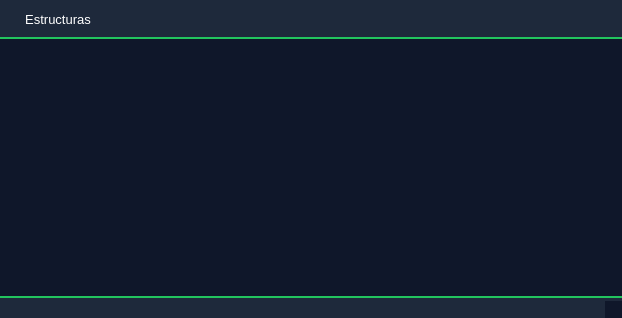
<?xml version="1.0" encoding="UTF-8"?>
<ui version="4.0">
 <class>MainWindow</class>
 <widget class="QMainWindow" name="MainWindow">
  <property name="geometry">
   <rect>
    <x>0</x>
    <y>0</y>
    <width>622</width>
    <height>318</height>
   </rect>
  </property>
  <property name="windowTitle">
   <string>MainWindow</string>
  </property>
  <property name="styleSheet">
   <string notr="true">/* ===== QMainWindow ===== */
QMainWindow {
    background-color: #0F172A;
}

/* ===== QWidget ===== */
QWidget {
    background-color: #0F172A;
    color: #F8FAFC;
    font-family: &quot;Segoe UI&quot;;
    font-size: 10pt;
}

/* ===== Menu Bar ===== */
QMenuBar {
    background-color: #1E293B;
    color: white;
    border-bottom: 2px solid #22C55E;
    padding: 4px;
}

QMenuBar::item {
    background: transparent;
    padding: 8px 15px;
    border-radius: 5px;
}

QMenuBar::item:selected {
    background-color: #2563EB;
    color: white;
}

QMenuBar::item:pressed {
    background-color: #1D4ED8;
}

/* ===== Menús desplegables ===== */
QMenu {
    background-color: #1E293B;
    color: white;
    border: 1px solid #22C55E;
    padding: 5px;
}

QMenu::item {
    padding: 8px 25px;
    border-radius: 4px;
}

QMenu::item:selected {
    background-color: #22C55E;
    color: #0F172A;
}

QMenu::separator {
    height: 1px;
    background: #334155;
    margin: 5px 10px;
}

/* ===== Acciones ===== */
QAction {
    color: white;
}

/* ===== Botones ===== */
QPushButton {
    background-color: #2563EB;
    color: white;
    border: none;
    border-radius: 8px;
    padding: 8px 15px;
    font-weight: bold;
}

QPushButton:hover {
    background-color: #3B82F6;
}

QPushButton:pressed {
    background-color: #1D4ED8;
}

/* ===== Campos de texto ===== */
QLineEdit, QTextEdit, QPlainTextEdit {
    background-color: #1E293B;
    border: 2px solid #334155;
    border-radius: 8px;
    padding: 5px;
    color: white;
}

QLineEdit:focus, QTextEdit:focus {
    border: 2px solid #22C55E;
}

/* ===== Tablas ===== */
QTableWidget {
    background-color: #1E293B;
    alternate-background-color: #273449;
    gridline-color: #334155;
    color: white;
    border: 1px solid #334155;
}

QHeaderView::section {
    background-color: #2563EB;
    color: white;
    padding: 6px;
    border: none;
    font-weight: bold;
}

/* ===== Barra de estado ===== */
QStatusBar {
    background-color: #1E293B;
    color: white;
    border-top: 2px solid #22C55E;
}
</string>
  </property>
  <widget class="QWidget" name="centralwidget"/>
  <widget class="QMenuBar" name="menubar">
   <property name="geometry">
    <rect>
     <x>0</x>
     <y>0</y>
     <width>622</width>
     <height>39</height>
    </rect>
   </property>
   <widget class="QMenu" name="menuLista_Enlazada">
    <property name="title">
     <string>Estructuras</string>
    </property>
    <widget class="QMenu" name="menu1_Insertar_inicio">
     <property name="title">
      <string>Lineales</string>
     </property>
     <addaction name="actionLista_Enlazada"/>
     <addaction name="actionpila"/>
    </widget>
    <widget class="QMenu" name="menuinflija_y_posfija">
     <property name="title">
      <string>aplicacione</string>
     </property>
     <addaction name="actioninflija"/>
    </widget>
    <addaction name="menu1_Insertar_inicio"/>
    <addaction name="separator"/>
    <addaction name="actionno_lineales"/>
    <addaction name="menuinflija_y_posfija"/>
    <addaction name="action5_Salir"/>
   </widget>
   <addaction name="menuLista_Enlazada"/>
  </widget>
  <widget class="QStatusBar" name="statusbar"/>
  <action name="action2_Insertar_final">
   <property name="text">
    <string>2.- Insertar final</string>
   </property>
  </action>
  <action name="action3_Buscar">
   <property name="text">
    <string>3.- Buscar</string>
   </property>
  </action>
  <action name="action4_Imprimir">
   <property name="text">
    <string>4.- Imprimir</string>
   </property>
  </action>
  <action name="action5_Salir">
   <property name="text">
    <string>Salir</string>
   </property>
  </action>
  <action name="actionLista_Enlazada">
   <property name="text">
    <string>Lista Enlazada</string>
   </property>
  </action>
  <action name="actionpila">
   <property name="text">
    <string>pila </string>
   </property>
  </action>
  <action name="actionno_lineales">
   <property name="text">
    <string>no lineales</string>
   </property>
  </action>
  <action name="actioninflija">
   <property name="text">
    <string>Posfija</string>
   </property>
  </action>
 </widget>
 <resources/>
 <connections/>
</ui>
